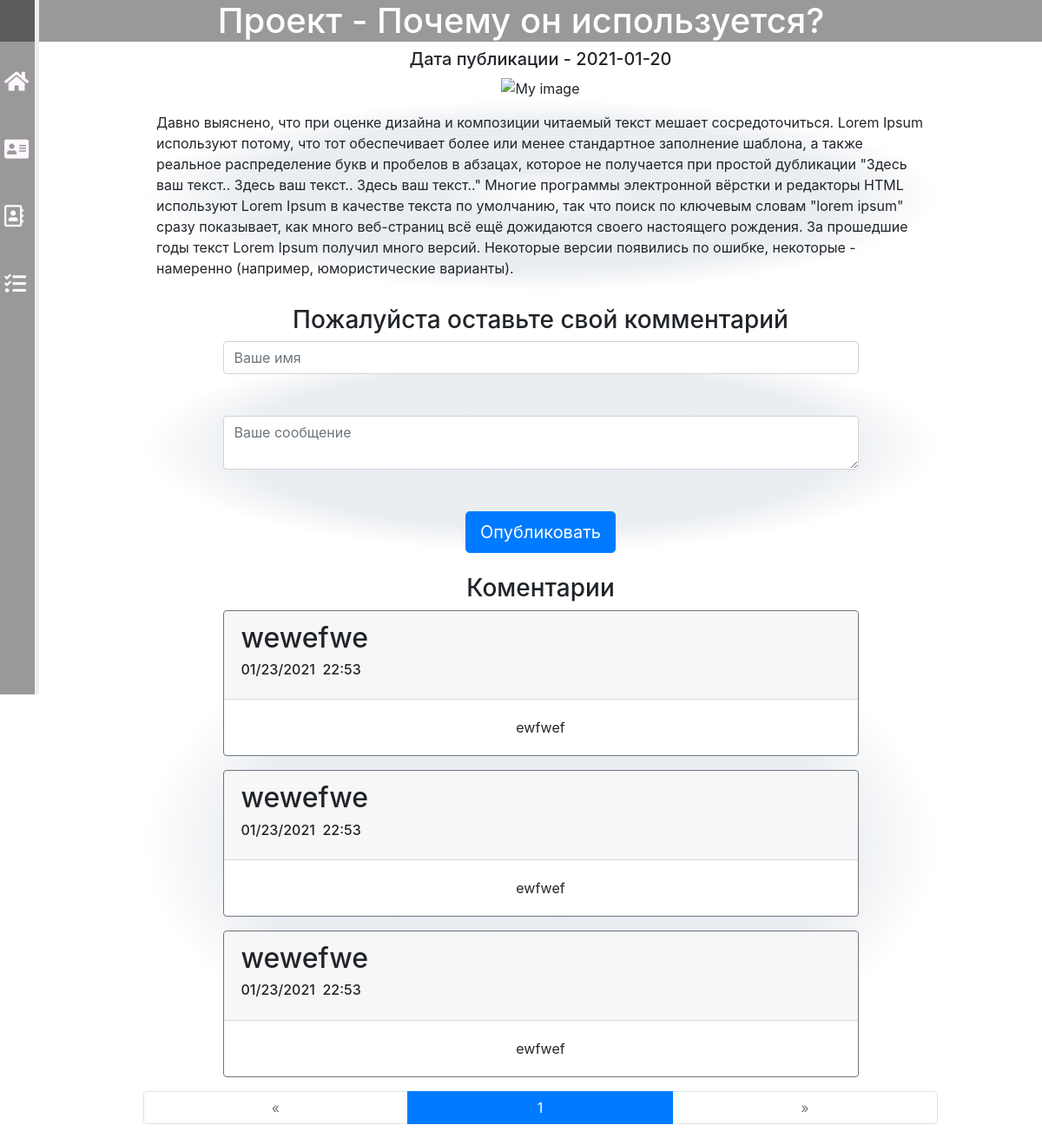
Page /project/27 on the committed database.
### main/models.py (models this page shows)
class Project(models.Model):
    name = models.CharField(max_length=30)
    date = models.DateTimeField()
    image = models.ImageField(upload_to="main/media/", default="main/media/koshka-koteika-ryzhaia-mordochka-vzgliad.jpg")
    text = models.TextField()

class Comment(models.Model):
    project = models.ForeignKey(Project, on_delete=models.CASCADE)
    author = models.CharField(max_length=30)
    date = models.DateTimeField()
    comment = models.TextField()

### main/views.py (the view, shortened to what this page needs)
# urls.py: path('project/<int:number_of_project>', views.project),
def project(request, number_of_project):
    if Project.objects.get(id=number_of_project):
        dictinary = model_to_dict(Project.objects.get(id=number_of_project))
        list_comments = Paginator(list(Comment.objects.filter(project=number_of_project)), 3)
        page_number = request.GET.get('page')
        dictinary['comments'] = list_comments.get_page(page_number)
        dictinary['text'] = dictinary['text'].replace("\n", "<br>")
        return render(request, 'main/project.html', dictinary)
    else:
        return redirect('/')

### main/templates/main/project.html (shortened to what this page needs)
{% extends 'main/layout.html' %}
{% load static %}
{% block styles %}
<link rel="stylesheet" href="{% static 'main/project.css' %}">
{% endblock %}
{% block name %}<h1>Проект - {{name}}</h1>{% endblock %}
{% block content %}
<h5>Дата публикации - {{date|date:'Y-m-d'}}</h5>
<img id="project_img" src="{{image.url}}" alt="My image">
<p id="text">{{text | safe}}</p>
<h3>Пожалуйста оставьте свой комментарий</h3>
<form method="POST", action="{{id}}">
    <input type="text", name="author", placeholder="Ваше имя" class="form-control">
    <br><br>
    <textarea name="comment", placeholder="Ваше сообщение" class="form-control"></textarea>
    <br><br>
    <input type="submit", value="Опубликовать" class="btn btn-primary btn-lg">
</form>
<br/>
{% if comments %}
<h3>Коментарии</h3>
<div id="comments">
{% for comment in comments %}
    <div class="card border-secondary mb-3">
      <div class="card-header"><h2>{{comment.author}}
          <h6 class="card-title">{{comment.date |date:"SHORT_DATE_FORMAT"}}
                                 {{comment.date |time:"G:i "}}</h6></h2>
      </div>
      <div class="card-body">
        <p class="card-text">{{comment.comment | safe}}</p>
      </div>
    </div>
{% endfor %}
</div>
<ul class="pagination">
    {% if comments.has_previous %}
        <li class="page-item">
            <a href="?page=1" class="page-link">&laquo;&laquo;</a>
        </li>
        <li class="page-item">
            <a href="?page={{ comments.previous_page_number }}" class="page-link">&laquo;</a>
        </li>
    {% else %}
        <li class="page-item disabled">
            <a class="page-link" href="#">&laquo;</a>
        </li>
    {% endif %}
    <li class="page-item active">
        <a class="page-link" href="#">{{ comments.number }}</a>
    </li>
    {% if comments.has_next %}
        <li class="page-item">
            <a href="?page={{ comments.next_page_number }}" class="page-link">&raquo;</a>
        </li>
        <li class="page-item">
            <a href="?page={{ comments.paginator.num_pages }}" class="page-link">&raquo;&raquo;</a>
        </li>
    {% else %}
        <li class="page-item disabled">
            <a class="page-link" href="#">&raquo;</a>
        </li>
    {% endif %}
</ul>
{% endif %}
{% endblock %}

### main/static/main/layout.css (style rules this page uses)
html { scroll-behavior: smooth; }
body { background: #ffffff; }
h1 { background-color: rgb(0,0,0); background-color: rgba(0,0,0, 0.4); color: white; text-align:center; }
body img { max-width: 100vh; float: top; max-height: 100vh; }

### main/static/main/project.css (style rules this page uses)
#text { padding: 15px; text-align: left; }
#text, form, #comments { background:radial-gradient(ellipse closest-side,rgba(50,80,115, 0.0), rgba(50,80,115, 0.1), rgba(50,80,115, 0.1), rgba(50,80,115, 0.1), rgba(50,80,115, 0)); }
.card, .form-control { margin-left: auto; margin-right: auto; width:80%; }
h2, h6 { text-align: left; }
.page-item { width:100%; }

### rows in the picture
Project: name "Почему он используется?", date "2021-01-20", text "Давно выяснено, что при оценке дизайна и композиции читаемый текст мешает сосредоточиться. Lorem Ipsum используют потому, что тот обеспечивает более или менее стандартное заполнение шаблона, а также реальное распределение букв и пробелов в абзацах, которое не получается при простой дубликации \"Здесь ваш текст.. Здесь ваш текст.. Здесь ваш текст..\" Многие программы электронной вёрстки и редакторы HTML используют Lorem Ipsum в качестве текста по умолчанию, так что поиск по ключевым словам \"lorem ipsum\" сразу показывает, как много веб-страниц всё ещё дожидаются своего настоящего рождения. За прошедшие годы текст Lorem Ipsum получил много версий. Некоторые версии появились по ошибке, некоторые…"
Comment: author "wewefwe", date "01/23/2021", date "22:53", comment "ewfwef"
Comment: author "wewefwe", date "01/23/2021", date "22:53", comment "ewfwef"
Comment: author "wewefwe", date "01/23/2021", date "22:53", comment "ewfwef"

### other values in the picture
{{ comments.number }} "1"
